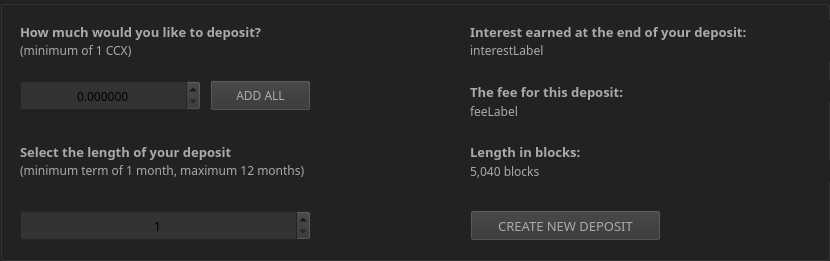
     <widget class="QGroupBox" name="depositsBox">
      <property name="geometry">
       <rect>
        <x>20</x>
        <y>420</y>
        <width>830</width>
        <height>261</height>
       </rect>
      </property>
      <property name="styleSheet">
       <string notr="true">background-color: #222;</string>
      </property>
      <property name="title">
       <string/>
      </property>
      <widget class="QPushButton" name="m_depositButton">
       <property name="geometry">
        <rect>
         <x>470</x>
         <y>210</y>
         <width>191</width>
         <height>31</height>
        </rect>
       </property>
       <property name="minimumSize">
        <size>
         <width>30</width>
         <height>31</height>
        </size>
       </property>
       <property name="font">
        <font>
         <family>Poppins</family>
         <pointsize>10</pointsize>
        </font>
       </property>
       <property name="styleSheet">
        <string notr="true">color: #aaa; background-color: #333; </string>
       </property>
       <property name="text">
        <string>CREATE NEW DEPOSIT</string>
       </property>
      </widget>
      <widget class="QLabel" name="label_2">
       <property name="geometry">
        <rect>
         <x>20</x>
         <y>140</y>
         <width>371</width>
         <height>23</height>
        </rect>
       </property>
       <property name="font">
        <font>
         <family>Poppins</family>
         <pointsize>10</pointsize>
         <weight>75</weight>
         <bold>true</bold>
        </font>
       </property>
       <property name="styleSheet">
        <string notr="true">color: #aaa;</string>
       </property>
       <property name="text">
        <string>Select the length of your deposit</string>
       </property>
       <property name="alignment">
        <set>Qt::AlignLeading|Qt::AlignLeft|Qt::AlignVCenter</set>
       </property>
      </widget>
      <widget class="QLabel" name="m_feeTextLabel">
       <property name="geometry">
        <rect>
         <x>470</x>
         <y>80</y>
         <width>371</width>
         <height>23</height>
        </rect>
       </property>
       <property name="font">
        <font>
         <family>Poppins</family>
         <pointsize>10</pointsize>
         <weight>75</weight>
         <bold>true</bold>
        </font>
       </property>
       <property name="styleSheet">
        <string notr="true">color: #aaa;</string>
       </property>
       <property name="text">
        <string>The fee for this deposit:</string>
       </property>
      </widget>
      <widget class="QSpinBox" name="m_timeSpin">
       <property name="geometry">
        <rect>
         <x>20</x>
         <y>210</y>
         <width>291</width>
         <height>31</height>
        </rect>
       </property>
       <property name="font">
        <font>
         <family>Poppins</family>
         <pointsize>9</pointsize>
        </font>
       </property>
       <property name="styleSheet">
        <string notr="true">background-color: #333;; padding: 5px</string>
       </property>
       <property name="alignment">
        <set>Qt::AlignCenter</set>
       </property>
       <property name="minimum">
        <number>1</number>
       </property>
       <property name="maximum">
        <number>12</number>
       </property>
      </widget>
      <widget class="QLabel" name="label">
       <property name="geometry">
        <rect>
         <x>20</x>
         <y>20</y>
         <width>371</width>
         <height>23</height>
        </rect>
       </property>
       <property name="font">
        <font>
         <family>Poppins</family>
         <pointsize>10</pointsize>
         <weight>75</weight>
         <bold>true</bold>
        </font>
       </property>
       <property name="styleSheet">
        <string notr="true">color: #aaa;</string>
       </property>
       <property name="text">
        <string>How much would you like to deposit?</string>
       </property>
       <property name="alignment">
        <set>Qt::AlignLeading|Qt::AlignLeft|Qt::AlignVCenter</set>
       </property>
      </widget>
      <widget class="QLabel" name="m_nativeTimeLabel">
       <property name="geometry">
        <rect>
         <x>470</x>
         <y>160</y>
         <width>371</width>
         <height>23</height>
        </rect>
       </property>
       <property name="font">
        <font>
         <family>Poppins</family>
         <pointsize>9</pointsize>
        </font>
       </property>
       <property name="styleSheet">
        <string notr="true">color: #aaa;</string>
       </property>
       <property name="text">
        <string>5,040 blocks</string>
       </property>
       <property name="alignment">
        <set>Qt::AlignLeading|Qt::AlignLeft|Qt::AlignVCenter</set>
       </property>
      </widget>
      <widget class="QLabel" name="label_3">
       <property name="geometry">
        <rect>
         <x>470</x>
         <y>20</y>
         <width>371</width>
         <height>23</height>
        </rect>
       </property>
       <property name="font">
        <font>
         <family>Poppins</family>
         <pointsize>10</pointsize>
         <weight>75</weight>
         <bold>true</bold>
        </font>
       </property>
       <property name="styleSheet">
        <string notr="true">color: #aaa;</string>
       </property>
       <property name="text">
        <string>Interest earned at the end of your deposit:</string>
       </property>
       <property name="alignment">
        <set>Qt::AlignLeading|Qt::AlignLeft|Qt::AlignVCenter</set>
       </property>
      </widget>
      <widget class="QDoubleSpinBox" name="m_amountSpin">
       <property name="geometry">
        <rect>
         <x>20</x>
         <y>80</y>
         <width>181</width>
         <height>31</height>
        </rect>
       </property>
       <property name="font">
        <font>
         <family>Poppins</family>
         <pointsize>9</pointsize>
        </font>
       </property>
       <property name="styleSheet">
        <string notr="true">background-color: #333; padding: 5px;</string>
       </property>
       <property name="alignment">
        <set>Qt::AlignCenter</set>
       </property>
       <property name="decimals">
        <number>6</number>
       </property>
       <property name="maximum">
        <double>20000000.000000000000000</double>
       </property>
      </widget>
      <widget class="QLabel" name="m_feeLabel">
       <property name="geometry">
        <rect>
         <x>470</x>
         <y>100</y>
         <width>181</width>
         <height>23</height>
        </rect>
       </property>
       <property name="maximumSize">
        <size>
         <width>16777215</width>
         <height>16777209</height>
        </size>
       </property>
       <property name="font">
        <font>
         <family>Poppins</family>
         <pointsize>9</pointsize>
        </font>
       </property>
       <property name="styleSheet">
        <string notr="true">color: #aaa;</string>
       </property>
       <property name="text">
        <string>feeLabel</string>
       </property>
       <property name="alignment">
        <set>Qt::AlignLeading|Qt::AlignLeft|Qt::AlignVCenter</set>
       </property>
      </widget>
      <widget class="QLabel" name="m_interestLabel">
       <property name="geometry">
        <rect>
         <x>470</x>
         <y>40</y>
         <width>371</width>
         <height>21</height>
        </rect>
       </property>
       <property name="font">
        <font>
         <family>Poppins</family>
         <pointsize>9</pointsize>
        </font>
       </property>
       <property name="styleSheet">
        <string notr="true">color: #aaa;</string>
       </property>
       <property name="text">
        <string>interestLabel</string>
       </property>
       <property name="alignment">
        <set>Qt::AlignLeading|Qt::AlignLeft|Qt::AlignVCenter</set>
       </property>
      </widget>
      <widget class="QLabel" name="label_5">
       <property name="geometry">
        <rect>
         <x>20</x>
         <y>40</y>
         <width>371</width>
         <height>21</height>
        </rect>
       </property>
       <property name="font">
        <font>
         <family>Poppins</family>
         <pointsize>9</pointsize>
         <weight>50</weight>
         <bold>false</bold>
        </font>
       </property>
       <property name="styleSheet">
        <string notr="true">color: #aaa;</string>
       </property>
       <property name="text">
        <string>(minimum of 1 CCX)</string>
       </property>
       <property name="alignment">
        <set>Qt::AlignLeading|Qt::AlignLeft|Qt::AlignVCenter</set>
       </property>
      </widget>
      <widget class="QLabel" name="label_6">
       <property name="geometry">
        <rect>
         <x>20</x>
         <y>160</y>
         <width>371</width>
         <height>21</height>
        </rect>
       </property>
       <property name="font">
        <font>
         <family>Poppins</family>
         <pointsize>9</pointsize>
         <weight>50</weight>
         <bold>false</bold>
        </font>
       </property>
       <property name="styleSheet">
        <string notr="true">color: #aaa;</string>
       </property>
       <property name="text">
        <string>(minimum term of 1 month, maximum 12 months)</string>
       </property>
       <property name="alignment">
        <set>Qt::AlignLeading|Qt::AlignLeft|Qt::AlignVCenter</set>
       </property>
      </widget>
      <widget class="QLabel" name="m_feeTextLabel_2">
       <property name="geometry">
        <rect>
         <x>470</x>
         <y>140</y>
         <width>171</width>
         <height>23</height>
        </rect>
       </property>
       <property name="font">
        <font>
         <family>Poppins</family>
         <pointsize>10</pointsize>
         <weight>75</weight>
         <bold>true</bold>
        </font>
       </property>
       <property name="styleSheet">
        <string notr="true">color: #aaa;</string>
       </property>
       <property name="text">
        <string>Length in blocks:</string>
       </property>
      </widget>
      <widget class="QPushButton" name="m_allButton">
       <property name="geometry">
        <rect>
         <x>210</x>
         <y>80</y>
         <width>101</width>
         <height>31</height>
        </rect>
       </property>
       <property name="font">
        <font>
         <family>Poppins</family>
         <pointsize>9</pointsize>
        </font>
       </property>
       <property name="styleSheet">
        <string notr="true">color: #aaa; background-color: #333; </string>
       </property>
       <property name="text">
        <string>ADD ALL</string>
       </property>
      </widget>
     </widget>
